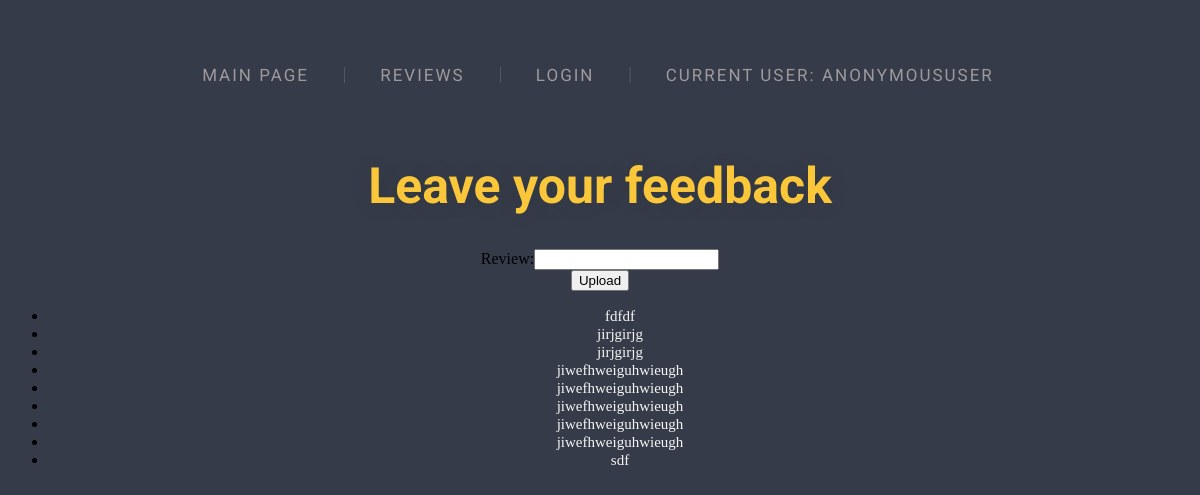
The app's page /reviews/ with its own data.
### oop_django/models.py (models this page shows)
class FeedbackHistory(models.Model):
    date = models.CharField(max_length=1000)
    text = models.CharField(max_length=1000)

### oop_django/views.py (the view)
# urls.py: path('reviews/', views.reviews),
def reviews(request):
    context = get_menu_context(request)
    if request.method == "POST":
        form = FeedbackForm(request.POST)
        text = request.POST.get("review")
        if form.is_valid():
            item = FeedbackHistory(date=datetime.datetime.now, text=text)
            item.save()
            context["text"] = text
            context["form"] = form
        else:
            context['form'] = form
    else:
        context['nothing_entered'] = True
        context['form'] = FeedbackForm()
    items = FeedbackHistory.objects.all()
    context["items"] = items
    return render(request, "reviews.html", context)

### oop_django/forms.py
class FeedbackForm(forms.Form):
    review = forms.CharField(label="Review", min_length=1, max_length=1000, required=True)

### oop_django/views.py (called while the page is built)
def get_menu_context(request):
    menu = []
    menu.append({"link": "/", "text": "Main page"})
    menu.append({"link": "/reviews", "text": "Reviews"})
    if request.user.is_authenticated:
        menu.append({"link": "/logout", "text": "Logout"})
    else:
        menu.append({"link": "/login", "text": "Login"})
    return {'menu': menu}

### oop_django/templates/reviews.html (shortened to what this page needs)
<!DOCTYPE html>
<html lang="en">
<head>
</head>
<body>
    <div class="container">
        <ul class="menu-main">
            {% for item in menu %}
                <li><p><a href="{{item.link}}">{{item.text}}</a></p></li>
            {% endfor %}
            <a>Current user: {{user}}</a>
        </ul>
    </div>
    <h1>Leave your feedback</h1>
    <form action="/reviews/" method="post">
        {{ form }} <br>
        <button type="submit" value="Submit">Upload</button>
    </form>
    <ul>
        {% for item in items %}
            <li><p>{{ item.text }}</p></li>
        {% endfor %}
    </ul>
</body>
</html>

### oop_django/templates/reviews.html (style rules this page uses)
body { background-color: #353b48; text-align: center; }
h1 { text-align: center; color: #fac73a; font-size: 50px; margin-top: 4%; text-shadow: 0 0 25px rgba(0, 0, 0, 0.1); font-family: Roboto; }
div { background-color: #353b48; }
p { color: whitesmoke; display: inline; font-size: 15px; }
.menu-main { list-style: none; margin: 40px 0 5px; padding: 25px 0 5px; text-align: center; background: #353b48; }
.menu-main li { display: inline-block; }
.menu-main li:after { content: "|"; color: #606060; display: inline-block; vertical-align: top; }
.menu-main a { text-decoration: none; font-family: Roboto; letter-spacing: 2px; position: relative; padding-bottom: 20px; margin: 0 34px 0 30px; font-size: 17px; text-transform: uppercase; display: inline-block; transition: color .2s; }
.menu-main a, .menu-main a:visited { color: #9d999d; }
.menu-main a:before, .menu-main a:after { content: ""; position: absolute; height: 4px; top: auto; right: 50%; bottom: -5px; left: 50%; background: #feb386; transition: .8s; }

### records on screen
FeedbackHistory: text "fdfdf"
FeedbackHistory: text "jirjgirjg"
FeedbackHistory: text "jirjgirjg"
FeedbackHistory: text "jiwefhweiguhwieugh"
FeedbackHistory: text "jiwefhweiguhwieugh"
FeedbackHistory: text "jiwefhweiguhwieugh"
FeedbackHistory: text "jiwefhweiguhwieugh"
FeedbackHistory: text "jiwefhweiguhwieugh"
FeedbackHistory: text "sdf"

### other values on screen
{{ item.text }} "MAIN PAGE" "REVIEWS" "LOGIN"
{{ user }} "ANONYMOUSUSER"
